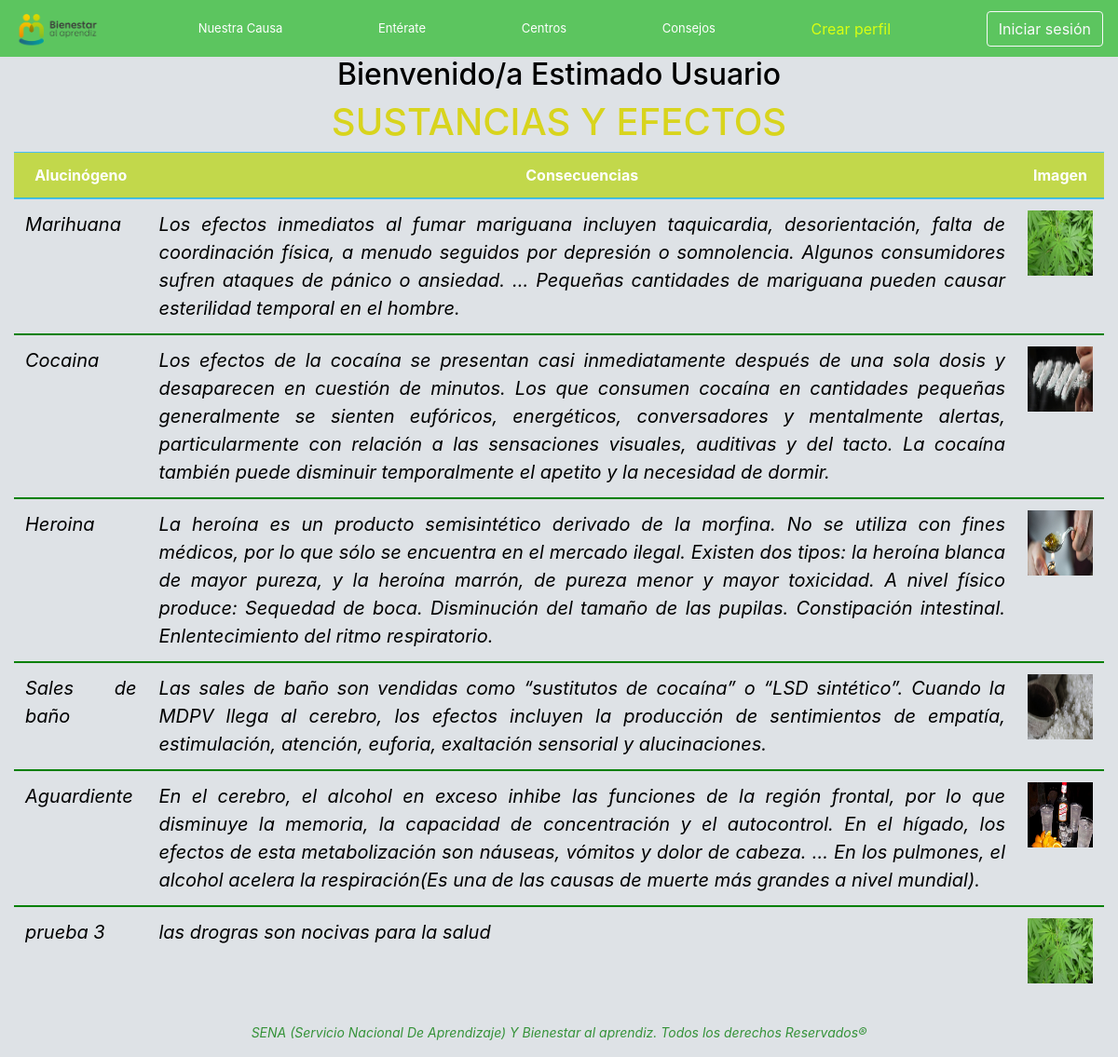
Page /lista_sustancias/ on the committed database.
### sena/models.py (models this page shows, shortened)
class Categoria(models.Model):
	nombre	= models.CharField(max_length = 100)
	descripcion	= models.TextField(max_length = 500)
	imagene = models.ImageField(upload_to='sustancias', null = True, blank = True)

### sena/views.py (the view)
# urls.py: path('lista_sustancias/', vista_lista_sustancias, name='vista_lista_sustancias'),
def vista_lista_sustancias(request):
	lista = Categoria.objects.filter()
	return render(request, 'lista_sustancias.html', locals())

### templates/lista_sustancias.html (shortened to what this page needs)
{% extends 'base.html' %}
{% block content %}
	<h1 class="lista1" style="color: #d8d41d;">SUSTANCIAS Y EFECTOS</h1>
	<table class="table">
  <thead class="thead thead-dark">
    <tr>
      <th class="lista" scope="col">Alucinógeno</th>
      <th class="lista" scope="col">Consecuencias</th>
      <th class="lista" scope="col">Imagen</th>
    </tr>
  </thead>
	{% for c in lista %}
  <tbody style="border-color: green;">
    <tr>
      <td class="lista2">{{ c.nombre }}</td>
      <td class="lista2">{{ c.descripcion }}</td>
      <td><img width="70" height="70" src="/media/{{c.imagene}}">
        <br>
		</td>
    </tr>
  </tbody>
	{% endfor %}
</table>
{% endblock %}

### static/css/estilos.css (style rules this page uses)
body { margin:auto; display:block; background-color: #dee2e6; }
.lista1 { color: #ffc107; }
.lista2 { font-size: 20px; font-style: italic; height: 10px; text-align: justify; }
.table .thead-dark th { color: #fff; background-color: #c2d84b; border-color:#05aeffb0; }
img { float: left; }

### rows in the picture
Categoria: nombre "Marihuana", descripcion "Los efectos inmediatos al fumar mariguana incluyen taquicardia, desorientación, falta de coordinación física, a menudo seguidos por depresión o somnolencia. Algunos consumidores sufren ataques de pánico o ansiedad. ... Pequeñas cantidades de mariguana pueden causar esterilidad temporal en el hombre.", imagene (picture)
Categoria: nombre "Cocaina", descripcion "Los efectos de la cocaína se presentan casi inmediatamente después de una sola dosis y desaparecen en cuestión de minutos. Los que consumen cocaína en cantidades pequeñas generalmente se sienten eufóricos, energéticos, conversadores y mentalmente alertas, particularmente con relación a las sensaciones visuales, auditivas y del tacto. La cocaína también puede disminuir temporalmente el apetito y la necesidad de dormir.", imagene (picture)
Categoria: nombre "Heroina", descripcion "La heroína es un producto semisintético derivado de la morfina. No se utiliza con fines médicos, por lo que sólo se encuentra en el mercado ilegal. Existen dos tipos: la heroína blanca de mayor pureza, y la heroína marrón, de pureza menor y mayor toxicidad. A nivel físico produce: Sequedad de boca. Disminución del tamaño de las pupilas. Constipación intestinal. Enlentecimiento del ritmo respiratorio.", imagene (picture)
Categoria: nombre "Sales de baño", descripcion "Las sales de baño son vendidas como “sustitutos de cocaína” o “LSD sintético”. Cuando la MDPV llega al cerebro, los efectos incluyen la producción de sentimientos de empatía, estimulación, atención, euforia, exaltación sensorial y alucinaciones.", imagene (picture)
Categoria: nombre "Aguardiente", descripcion "En el cerebro, el alcohol en exceso inhibe las funciones de la región frontal, por lo que disminuye la memoria, la capacidad de concentración y el autocontrol. En el hígado, los efectos de esta metabolización son náuseas, vómitos y dolor de cabeza. ... En los pulmones, el alcohol acelera la respiración(Es una de las causas de muerte más grandes a nivel mundial).", imagene (picture)
Categoria: nombre "prueba 3", descripcion "las drogras son nocivas para la salud", imagene (picture)
